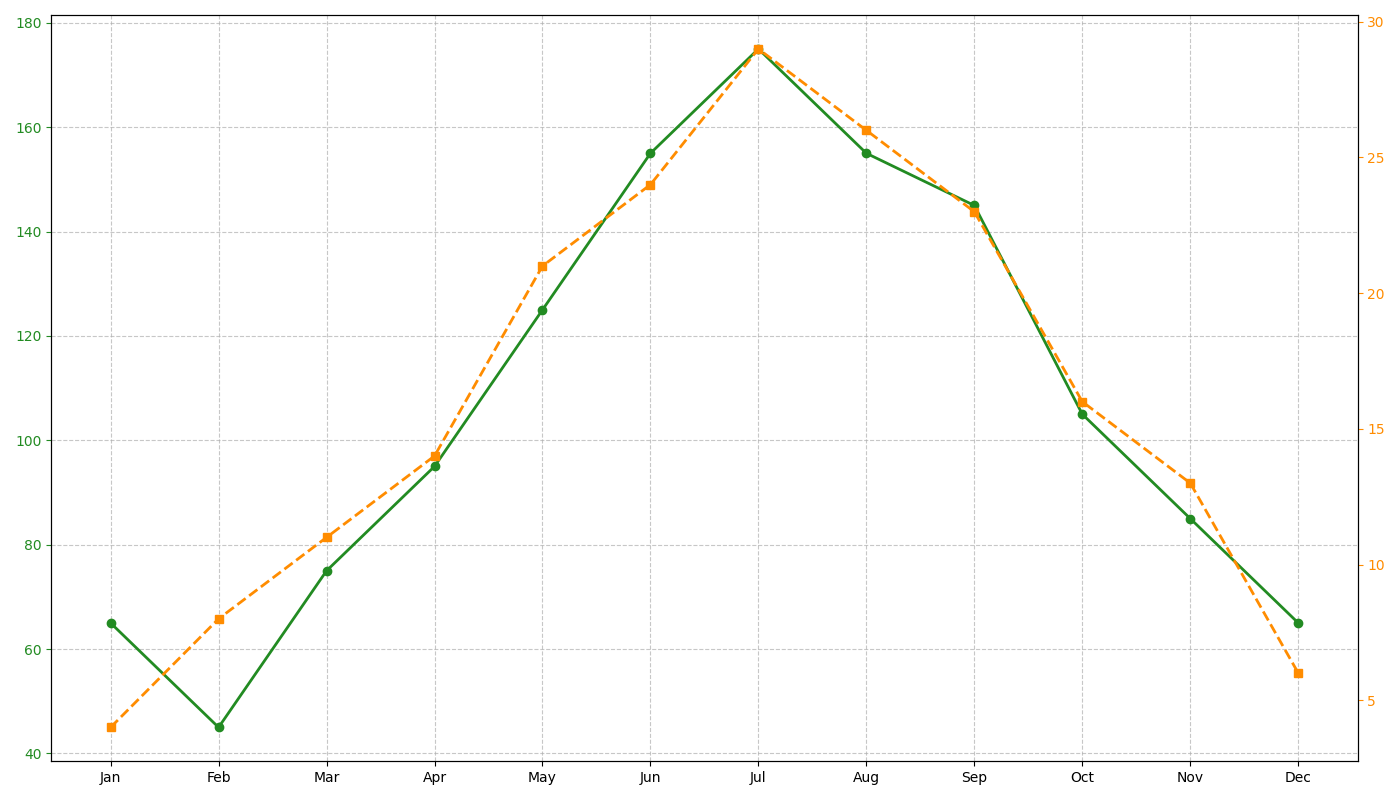

This figure's Python source:
import matplotlib.pyplot as plt
import numpy as np

months = ["Jan", "Feb", "Mar", "Apr", "May", "Jun", "Jul", "Aug", "Sep", "Oct", "Nov", "Dec"]
rainfall = [65, 45, 75, 95, 125, 155, 175, 155, 145, 105, 85, 65]
avg_temperature = [4, 8, 11, 14, 21, 24, 29, 26, 23, 16, 13, 6]

fig, ax1 = plt.subplots(figsize=(14, 8))

color_rainfall = 'forestgreen'
ax1.plot(months, rainfall, marker='o', linestyle='-', color=color_rainfall, linewidth=2)
ax1.tick_params(axis='y', colors=color_rainfall)
ax1.grid(True, linestyle='--', alpha=0.7)

ax2 = ax1.twinx()
color_temperature = 'darkorange'
ax2.plot(months, avg_temperature, marker='s', linestyle='--', color=color_temperature, linewidth=2)
ax2.tick_params(axis='y', colors=color_temperature)

fig.tight_layout()
plt.show()
